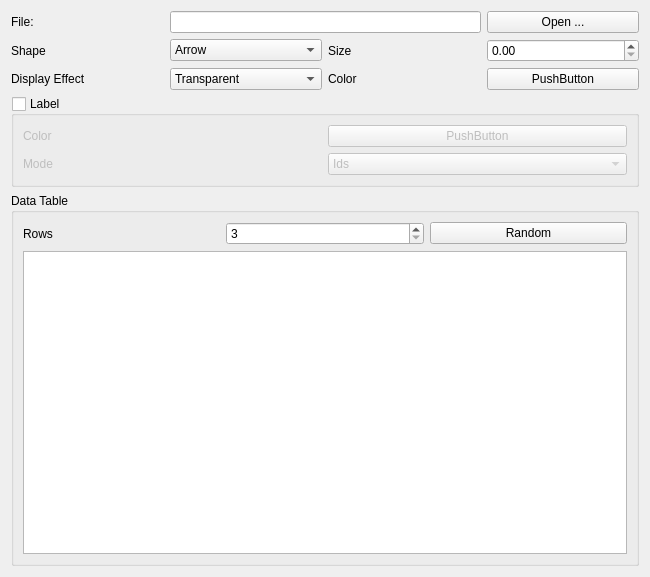
<?xml version="1.0" encoding="UTF-8"?>
<ui version="4.0">
 <class>GlyphConfig</class>
 <widget class="QWidget" name="GlyphConfig">
  <property name="geometry">
   <rect>
    <x>0</x>
    <y>0</y>
    <width>650</width>
    <height>577</height>
   </rect>
  </property>
  <property name="windowTitle">
   <string>Form</string>
  </property>
  <layout class="QGridLayout" name="gridLayout_2">
   <item row="0" column="0">
    <layout class="QGridLayout" name="gridLayout">
     <item row="0" column="0">
      <widget class="QLabel" name="label">
       <property name="text">
        <string>File:</string>
       </property>
      </widget>
     </item>
     <item row="1" column="1">
      <widget class="QComboBox" name="shapeCombo">
       <item>
        <property name="text">
         <string>Arrow</string>
        </property>
       </item>
       <item>
        <property name="text">
         <string>Cone</string>
        </property>
       </item>
       <item>
        <property name="text">
         <string>Line</string>
        </property>
       </item>
       <item>
        <property name="text">
         <string>Cylinder</string>
        </property>
       </item>
       <item>
        <property name="text">
         <string>Sphere</string>
        </property>
       </item>
       <item>
        <property name="text">
         <string>Point</string>
        </property>
       </item>
      </widget>
     </item>
     <item row="1" column="0">
      <widget class="QLabel" name="label_2">
       <property name="text">
        <string>Shape</string>
       </property>
      </widget>
     </item>
     <item row="1" column="2">
      <widget class="QLabel" name="label_3">
       <property name="text">
        <string>Size</string>
       </property>
      </widget>
     </item>
     <item row="3" column="2">
      <widget class="QLabel" name="label_4">
       <property name="text">
        <string>Color</string>
       </property>
      </widget>
     </item>
     <item row="0" column="1" colspan="2">
      <widget class="QLineEdit" name="fileEdit">
       <property name="readOnly">
        <bool>true</bool>
       </property>
      </widget>
     </item>
     <item row="0" column="3">
      <widget class="QPushButton" name="openButton">
       <property name="text">
        <string>Open ...</string>
       </property>
      </widget>
     </item>
     <item row="1" column="3">
      <widget class="QDoubleSpinBox" name="sizeSpinBox"/>
     </item>
     <item row="3" column="3">
      <widget class="Widgets::ColorPushButton" name="glyphColorButton">
       <property name="text">
        <string>PushButton</string>
       </property>
      </widget>
     </item>
     <item row="3" column="1">
      <widget class="QComboBox" name="displayEffectCombo">
       <item>
        <property name="text">
         <string>Transparent</string>
        </property>
       </item>
       <item>
        <property name="text">
         <string>Opaque</string>
        </property>
       </item>
       <item>
        <property name="text">
         <string>Wireframe</string>
        </property>
       </item>
      </widget>
     </item>
     <item row="3" column="0">
      <widget class="QLabel" name="label_6">
       <property name="text">
        <string>Display Effect</string>
       </property>
      </widget>
     </item>
     <item row="5" column="0" colspan="4">
      <widget class="QGroupBox" name="groupBox">
       <property name="maximumSize">
        <size>
         <width>16777215</width>
         <height>16777215</height>
        </size>
       </property>
       <property name="title">
        <string>Data Table</string>
       </property>
       <layout class="QGridLayout" name="gridLayout_4">
        <item row="0" column="0">
         <layout class="QGridLayout" name="gridLayout_3">
          <item row="0" column="0">
           <widget class="QLabel" name="label_5">
            <property name="text">
             <string>Rows</string>
            </property>
           </widget>
          </item>
          <item row="0" column="1">
           <widget class="QSpinBox" name="rowsSpinBox">
            <property name="minimum">
             <number>3</number>
            </property>
            <property name="maximum">
             <number>10000</number>
            </property>
           </widget>
          </item>
          <item row="0" column="2">
           <widget class="QPushButton" name="randomButton">
            <property name="text">
             <string>Random</string>
            </property>
           </widget>
          </item>
          <item row="1" column="0" colspan="3">
           <widget class="QTableView" name="dataTable">
            <property name="alternatingRowColors">
             <bool>true</bool>
            </property>
           </widget>
          </item>
         </layout>
        </item>
       </layout>
      </widget>
     </item>
     <item row="4" column="0" colspan="4">
      <widget class="QGroupBox" name="labelGroupBox">
       <property name="title">
        <string>Label</string>
       </property>
       <property name="checkable">
        <bool>true</bool>
       </property>
       <property name="checked">
        <bool>false</bool>
       </property>
       <layout class="QGridLayout" name="gridLayout_6">
        <item row="0" column="0">
         <layout class="QGridLayout" name="gridLayout_5">
          <item row="0" column="1">
           <widget class="Widgets::ColorPushButton" name="labelColorButton">
            <property name="text">
             <string>PushButton</string>
            </property>
           </widget>
          </item>
          <item row="0" column="0">
           <widget class="QLabel" name="label_7">
            <property name="text">
             <string>Color</string>
            </property>
           </widget>
          </item>
          <item row="1" column="0">
           <widget class="QLabel" name="label_8">
            <property name="text">
             <string>Mode</string>
            </property>
           </widget>
          </item>
          <item row="1" column="1">
           <widget class="QComboBox" name="modeCombo">
            <item>
             <property name="text">
              <string>Ids</string>
             </property>
            </item>
            <item>
             <property name="text">
              <string>Scalars</string>
             </property>
            </item>
            <item>
             <property name="text">
              <string>Vectors</string>
             </property>
            </item>
            <item>
             <property name="text">
              <string>Normals</string>
             </property>
            </item>
            <item>
             <property name="text">
              <string>TCoords</string>
             </property>
            </item>
            <item>
             <property name="text">
              <string>Tensors</string>
             </property>
            </item>
            <item>
             <property name="text">
              <string>Field Data</string>
             </property>
            </item>
           </widget>
          </item>
         </layout>
        </item>
       </layout>
      </widget>
     </item>
    </layout>
   </item>
  </layout>
 </widget>
 <customwidgets>
  <customwidget>
   <class>Widgets::ColorPushButton</class>
   <extends>QPushButton</extends>
   <header location="global">colorpushbutton.h</header>
  </customwidget>
 </customwidgets>
 <resources/>
 <connections/>
</ui>
